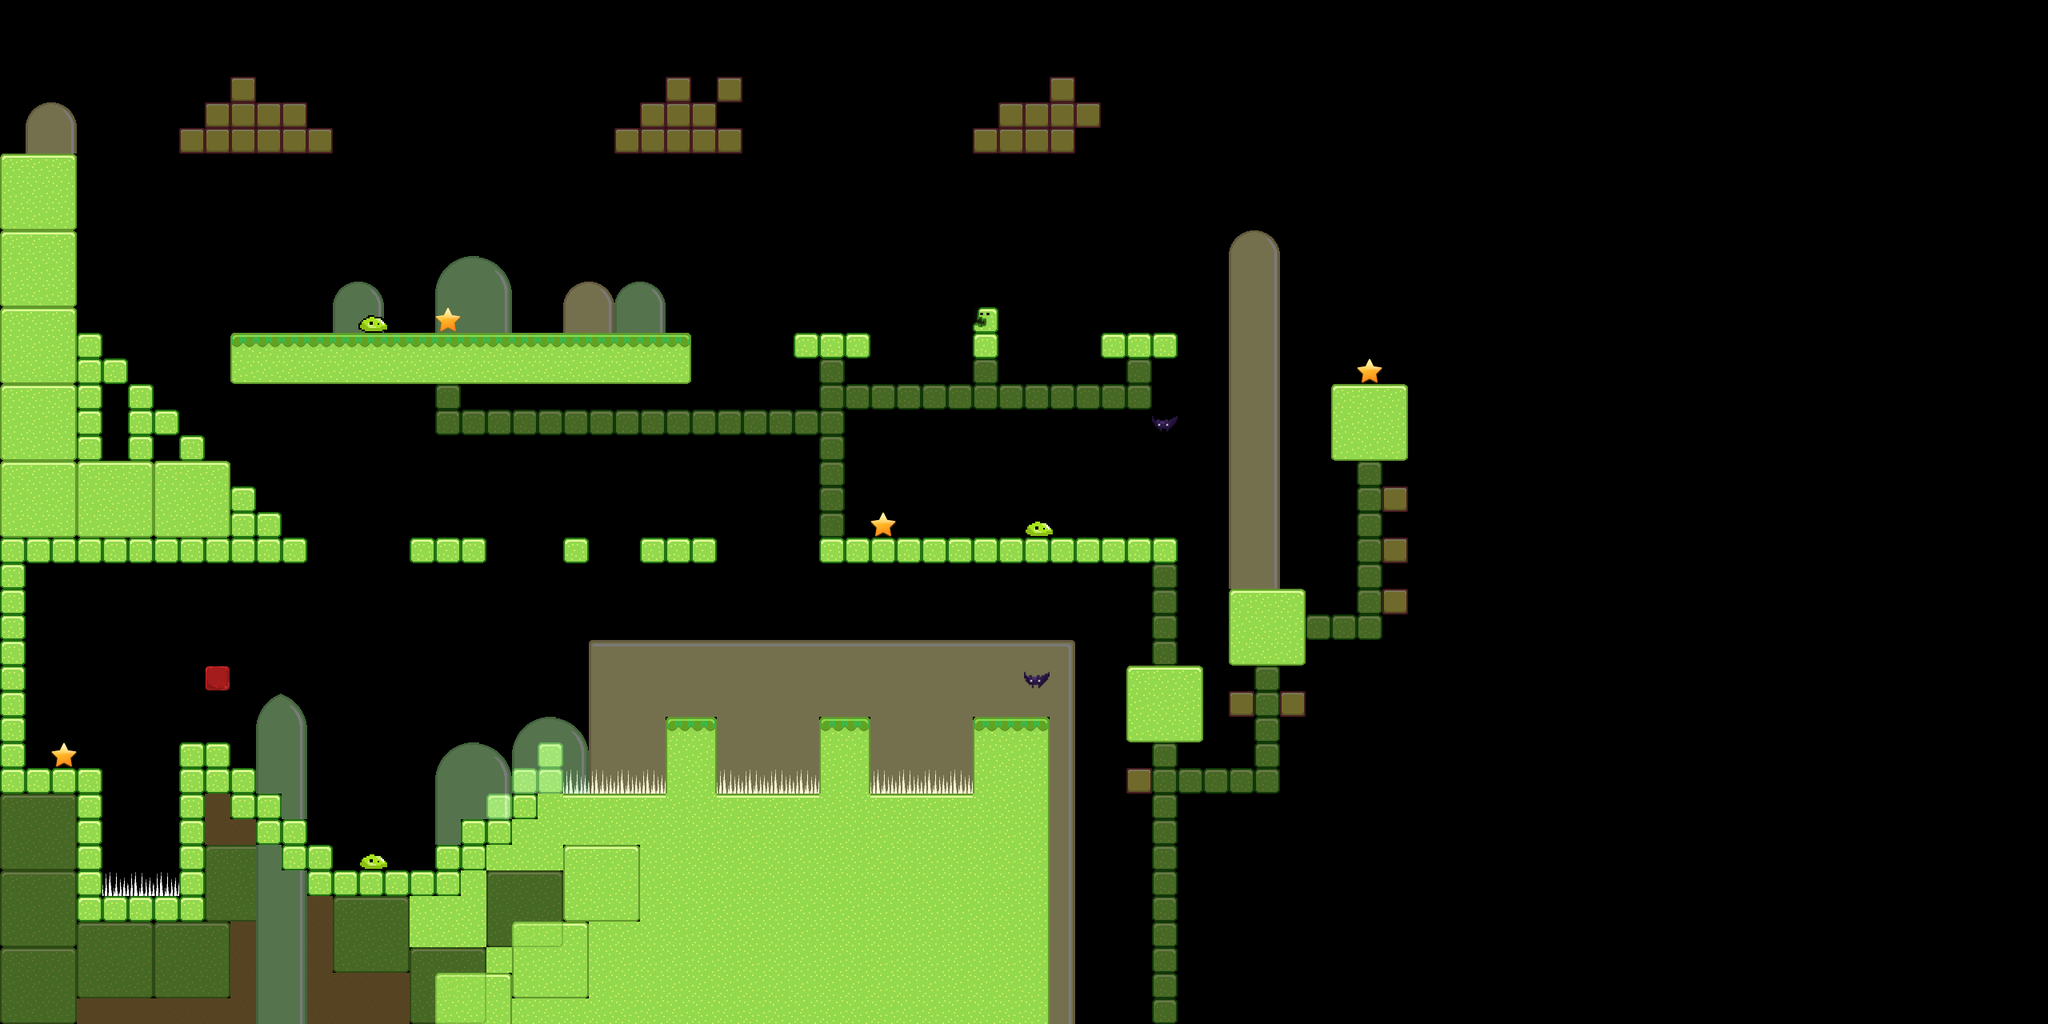

The image is a tile-based game level rendered from a .tmx file. Its description and source (layers, tilesets, objects; grid data summarised) follow:
An orthogonal 80x40 tile map with 32x32 px tiles, 5 tile layers (tile, player, background, star, ...), 6 tilesets.

<map version="1.0" orientation="orthogonal" width="80" height="40" tilewidth="32" tileheight="32">
 <tileset firstgid="1" name="blockRed" tilewidth="32" tileheight="32">
  <image source="blockRed.png" width="32" height="32" />
 </tileset>
 <tileset firstgid="2" name="tileset" tilewidth="32" tileheight="32">
  <image source="tileset.png" width="192" height="576" />
  <tile id="97">
   <properties>
    <property name="type" value="spikes" />
   </properties>
  </tile>
 </tileset>
 <tileset firstgid="110" name="star" tilewidth="32" tileheight="32">
  <image source="star.png" width="32" height="32" />
 </tileset>
 <tileset firstgid="111" name="slime0" tilewidth="40" tileheight="22">
  <image source="slime0.png" width="40" height="22" />
  <tile id="0">
   <properties>
    <property name="type" value="slime" />
   </properties>
  </tile>
 </tileset>
 <tileset firstgid="112" name="arrowTrap" tilewidth="32" tileheight="32">
  <image source="arrowTrap.png" width="32" height="32" />
  <tile id="0">
   <properties>
    <property name="type" value="arrowTrap" />
   </properties>
  </tile>
 </tileset>
 <tileset firstgid="113" name="bat" tilewidth="32" tileheight="32">
  <image source="bat.png" width="32" height="32" />
  <tile id="0">
   <properties>
    <property name="type" value="bat" />
   </properties>
  </tile>
 </tileset>
 <layer name="tile" width="80" height="40">
  <properties>
   <property name="type" value="entity" />
  </properties>
  <data>[3200 cells, 466 non-empty, 14 distinct tile ids]</data>
 </layer>
 <layer name="player" width="80" height="40">
  <data>[3200 cells, 1 non-empty, 1 distinct tile ids]</data>
 </layer>
 <layer name="background" width="80" height="40" opacity="0.48">
  <properties>
   <property name="type" value="background" />
  </properties>
  <data>[3200 cells, 403 non-empty, 35 distinct tile ids]</data>
 </layer>
 <layer name="star" width="80" height="40">
  <properties>
   <property name="type" value="star" />
  </properties>
  <data>[3200 cells, 4 non-empty, 1 distinct tile ids]</data>
 </layer>
 <layer name="enemies" width="80" height="40">
  <properties>
   <property name="type" value="enemies" />
  </properties>
  <data>[3200 cells, 6 non-empty, 3 distinct tile ids]</data>
 </layer>
</map>